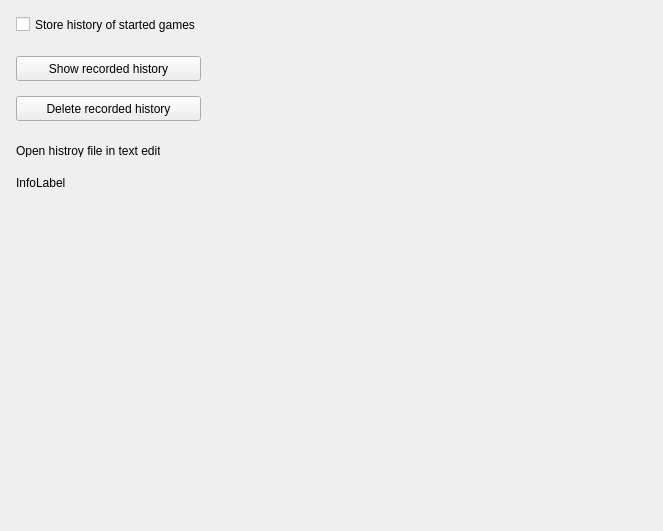
<?xml version="1.0" encoding="UTF-8"?>
<ui version="4.0">
  <class>SetupFrameDataPrivacy</class>
  <widget class="QWidget" name="SetupFrameDataPrivacy">
    <property name="geometry"><rect><x>0</x><y>0</y><width>663</width><height>531</height></rect></property>
    <property name="vclDesignWidth" stdset="0"><number>663</number></property>
    <property name="vclDesignHeight" stdset="0"><number>531</number></property>
    <widget class="QLabel" name="OpenFileLabel">
      <property name="geometry"><rect><x>16</x><y>144</y><width>144</width><height>13</height></rect></property>
      <property name="text"><string>Open histroy file in text editor</string></property>
      <property name="textFormat"><enum>Qt::PlainText</enum></property>
      <property name="alignment"><set>Qt::AlignLeft|Qt::AlignTop</set></property>
      <property name="vclAutoSize" stdset="0"><bool>true</bool></property>
    </widget>
    <widget class="QLabel" name="InfoLabel">
      <property name="geometry"><rect><x>16</x><y>176</y><width>633</width><height>113</height></rect></property>
      <property name="vclAnchors" stdset="0"><string notr="true">akLeft,akTop,akRight</string></property>
      <property name="text"><string>InfoLabel</string></property>
      <property name="textFormat"><enum>Qt::PlainText</enum></property>
      <property name="wordWrap"><bool>true</bool></property>
      <property name="alignment"><set>Qt::AlignLeft|Qt::AlignTop</set></property>
    </widget>
    <widget class="QCheckBox" name="StoreHistoryCheckBox">
      <property name="geometry"><rect><x>16</x><y>16</y><width>633</width><height>17</height></rect></property>
      <property name="vclAnchors" stdset="0"><string notr="true">akLeft,akTop,akRight</string></property>
      <property name="text"><string>Store history of started games</string></property>
    </widget>
    <widget class="QPushButton" name="ShowHistoryButton">
      <property name="geometry"><rect><x>16</x><y>56</y><width>185</width><height>25</height></rect></property>
      <property name="text"><string>Show recorded history</string></property>
      <property name="icon"><iconset resource="../../resources/dfend.qrc"><normaloff>:/glyphs/ade72445ec027212.png</normaloff></iconset></property>
      <property name="autoDefault"><bool>false</bool></property>
      <property name="vclOnClick" stdset="0"><string notr="true">ShowHistoryButtonClick</string></property>
    </widget>
    <widget class="QPushButton" name="DeleteHistoryButton">
      <property name="geometry"><rect><x>16</x><y>96</y><width>185</width><height>25</height></rect></property>
      <property name="text"><string>Delete recorded history</string></property>
      <property name="icon"><iconset resource="../../resources/dfend.qrc"><normaloff>:/glyphs/86ad06b420cc830c.png</normaloff></iconset></property>
      <property name="autoDefault"><bool>false</bool></property>
      <property name="vclOnClick" stdset="0"><string notr="true">DeleteHistoryButtonClick</string></property>
    </widget>
  </widget>
  <tabstops>
    <tabstop>StoreHistoryCheckBox</tabstop>
    <tabstop>ShowHistoryButton</tabstop>
    <tabstop>DeleteHistoryButton</tabstop>
  </tabstops>
  <resources><include location="../../resources/dfend.qrc"/></resources>
  <connections/>
</ui>
